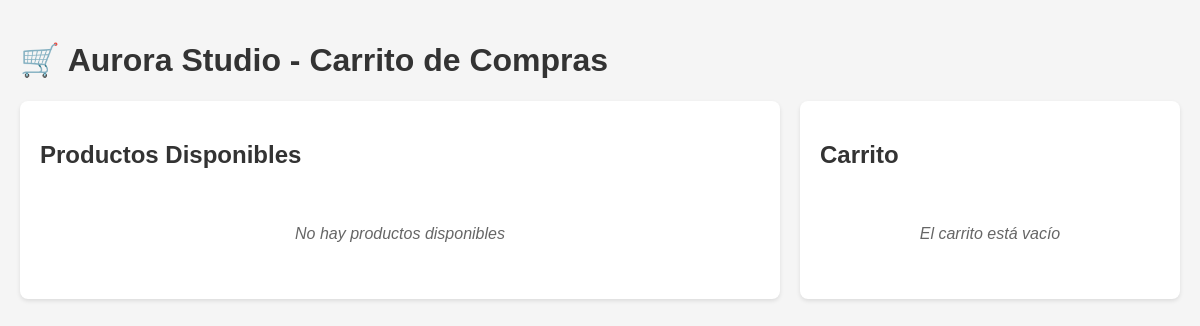
The app's page /, older data.
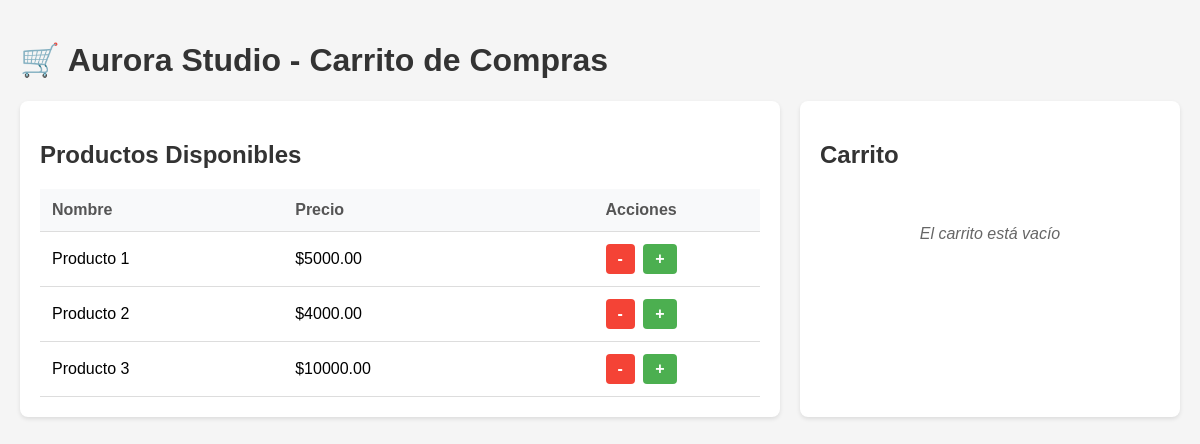
The same page, newer data.
### aurora_studio_app/models.py (models this page shows, shortened)
class Product(models.Model):
    name = models.CharField(max_length=200)
    price = models.DecimalField(max_digits=10, decimal_places=2)

### aurora_studio_app/views.py (the view, shortened to what this page needs)
# urls.py: path('', CreateOrderView.as_view(), name='home'),
class CreateOrderView(View):
    def get(self, request):
        context = {'products': Product.objects.all(), **CreateOrderService.get_cart_details(request.session.get('cart', {}))}
        return render(request, 'aurora_studio_app/home.html', context)

### aurora_studio_app/services.py (called while the page is built, shortened)
    def get_cart_details(cart: Dict[str, int]) -> Dict:
        cart_items = []
        total = 0
        return {'cart_items': cart_items, 'total': total}

### aurora_studio_app/templates/aurora_studio_app/home.html (shortened to what this page needs)
<!DOCTYPE html>
<html>
<head>
</head>
<body>
    <h1>🛒 Aurora Studio - Carrito de Compras</h1>
    <div class="container">
        <div class="products-section">
            <h2>Productos Disponibles</h2>
            {% if products %}
                <table>
                    <thead>
                        <tr>
                            <th>Nombre</th>
                            <th>Precio</th>
                            <th style="text-align: center;">Acciones</th>
                        </tr>
                    </thead>
                    <tbody>
                        {% for product in products %}
                        <tr>
                            <td>{{ product.name }}</td>
                            <td>${{ product.price }}</td>
                            <td style="text-align: center;">
                                <form method="post" style="display: inline;">
                                    <button type="submit" class="btn btn-remove">-</button>
                                </form>
                                <form method="post" style="display: inline;">
                                    <button type="submit" class="btn btn-add">+</button>
                                </form>
                            </td>
                        </tr>
                        {% endfor %}
                    </tbody>
                </table>
            {% else %}
                <div class="empty-message">
                    <p>No hay productos disponibles</p>
                </div>
            {% endif %}
        </div>
        <div class="cart-section">
            <h2>Carrito</h2>
            {% if cart_items %}
                <table>
                    <thead>
                        <tr>
                            <th>Producto</th>
                            <th>Cant.</th>
                            <th>Subtotal</th>
                        </tr>
                    </thead>
                    <tbody>
                        {% for item in cart_items %}
                        <tr>
                            <td>{{ item.product.name }}</td>
                            <td>{{ item.quantity }}</td>
                            <td>${{ item.subtotal }}</td>
                        </tr>
                        {% endfor %}
                    </tbody>
                </table>
                <div class="cart-total">
                    Total: ${{ total }}
                </div>
                <form method="post">
                    {% csrf_token %}
                    <input type="hidden" name="action" value="create_order">
                    <button type="submit" class="btn btn-order">Crear Orden</button>
                </form>
            {% else %}
                <div class="empty-message">
                    <p>El carrito está vacío</p>
                </div>
            {% endif %}
        </div>
    </div>
</body>
</html>

### aurora_studio_app/templates/aurora_studio_app/home.html (style rules this page uses)
body { font-family: Arial, sans-serif; max-width: 1200px; margin: 0 auto; padding: 20px; background-color: #f5f5f5; }
h1, h2 { color: #333; }
.container { display: grid; grid-template-columns: 2fr 1fr; gap: 20px; margin-top: 20px; }
.products-section, .cart-section { background: white; padding: 20px; border-radius: 8px; box-shadow: 0 2px 4px rgba(0,0,0,0.1); }
table { width: 100%; border-collapse: collapse; }
th, td { padding: 12px; text-align: left; border-bottom: 1px solid #ddd; }
th { background-color: #f8f9fa; font-weight: bold; color: #555; }
.btn { padding: 6px 12px; border: none; border-radius: 4px; cursor: pointer; font-size: 16px; font-weight: bold; margin: 0 2px; }
.btn-add { background-color: #4CAF50; color: white; }
.btn-remove { background-color: #f44336; color: white; }
.empty-message { text-align: center; padding: 20px; color: #666; font-style: italic; }

Row changes from the older to the newer data that the page shows:
added Product: name "Producto 1", price "5000.00"
added Product: name "Producto 2", price "4000.00"
added Product: name "Producto 3", price "10000.00"
Text that changed along with them:
text no longer shown: "No hay productos disponibles"
text now shown: "Nombre Precio Acciones"
